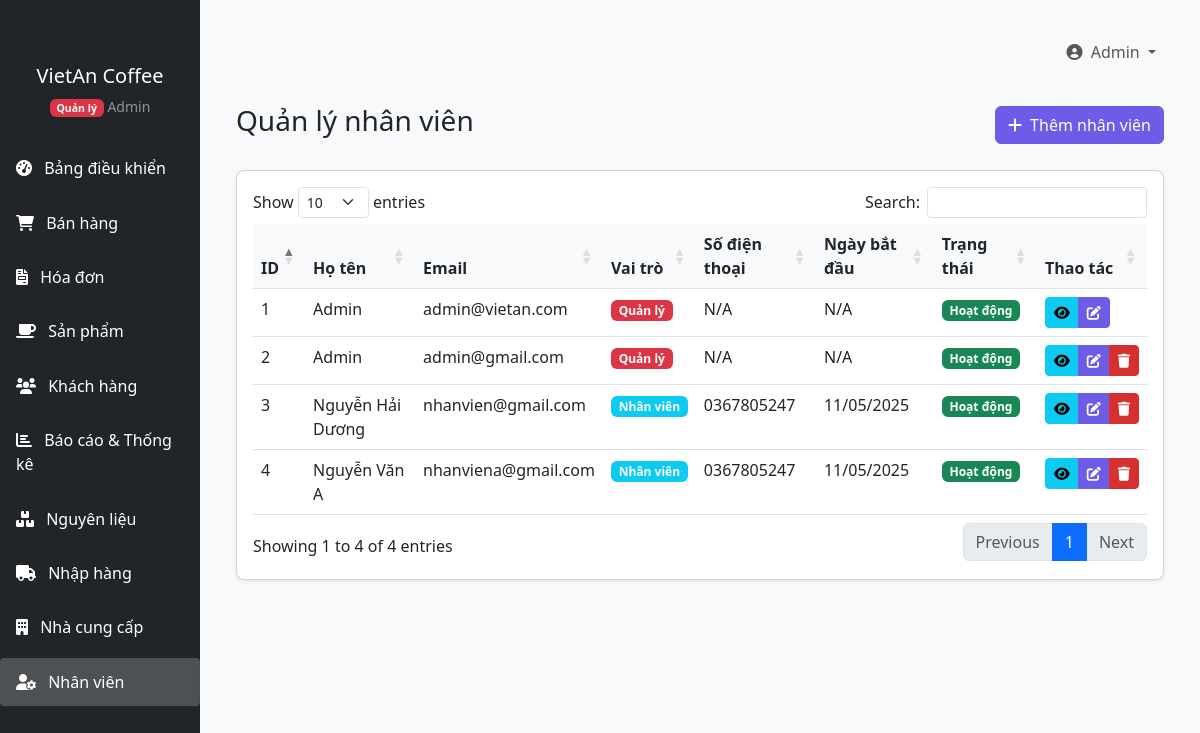
Screenshot of /QuanLyCafe/index.php?page=users (signed in) with the database file from the repository.
### tables this page shows
CREATE TABLE `users` (
  `id` int(11) NOT NULL,
  `name` varchar(100) NOT NULL,
  `email` varchar(100) NOT NULL,
  `password` varchar(255) NOT NULL,
  `role` enum('admin','staff') NOT NULL,
  `phone` varchar(20) DEFAULT NULL,
  `address` text DEFAULT NULL,
  `gender` enum('male','female','other') DEFAULT NULL,
  `birth_date` date DEFAULT NULL,
  `hire_date` date DEFAULT NULL,
  `status` enum('active','inactive') DEFAULT 'active',
  `created_at` timestamp NOT NULL DEFAULT current_timestamp(),
  `updated_at` timestamp NOT NULL DEFAULT current_timestamp() ON UPDATE current_timestamp()
);

### QuanLyCafe/models/User.php (called while the page is built, shortened)
<?php
class User {
    private $conn;
    public function __construct($db) {
        $this->conn = $db;
    }
    public function getAll() {
        $query = "SELECT * FROM users ORDER BY name ASC";
        $result = $this->conn->query($query);
        return $result->fetch_all(MYSQLI_ASSOC);
    }
}

### QuanLyCafe/includes/functions.php (called while the page is built, shortened)
<?php
function getCurrentUserId() {
    return isset($_SESSION['user_id']) ? $_SESSION['user_id'] : null;
}
function formatDate($date, $format = 'd/m/Y') {
    return date($format, strtotime($date));
}

### QuanLyCafe/views/users/index.php (the view)
<?php include 'includes/header.php'; ?>
<div class="container-fluid">
    <div class="d-flex justify-content-between align-items-center mb-4">
        <h1 class="h3">Quản lý nhân viên</h1>
        <a href="index.php?page=users&action=create" class="btn btn-primary">
            <i class="fas fa-plus me-1"></i> Thêm nhân viên
        </a>
    </div>
    <div class="card">
        <div class="card-body">
            <div class="table-responsive">
                <table class="table table-hover datatable">
                    <thead>
                        <tr>
                            <th>ID</th>
                            <th>Họ tên</th>
                            <th>Email</th>
                            <th>Vai trò</th>
                            <th>Số điện thoại</th>
                            <th>Ngày bắt đầu</th>
                            <th>Trạng thái</th>
                            <th>Thao tác</th>
                        </tr>
                    </thead>
                    <tbody>
                        <?php if (empty($users)): ?>
                            <tr>
                                <td colspan="8" class="text-center">Không có dữ liệu</td>
                            </tr>
                        <?php else: ?>
                            <?php foreach ($users as $item): ?>
                                <tr>
                                    <td><?php echo $item['id']; ?></td>
                                    <td><?php echo $item['name']; ?></td>
                                    <td><?php echo $item['email']; ?></td>
                                    <td>
                                        <?php if ($item['role'] == 'admin'): ?>
                                            <span class="badge bg-danger">Quản lý</span>
                                        <?php else: ?>
                                            <span class="badge bg-info">Nhân viên</span>
                                        <?php endif; ?>
                                    </td>
                                    <td><?php echo $item['phone'] ? $item['phone'] : 'N/A'; ?></td>
                                    <td><?php echo $item['hire_date'] ? formatDate($item['hire_date']) : 'N/A'; ?></td>
                                    <td>
                                        <?php if ($item['status'] == 'active'): ?>
                                            <span class="badge bg-success">Hoạt động</span>
                                        <?php else: ?>
                                            <span class="badge bg-secondary">Không hoạt động</span>
                                        <?php endif; ?>
                                    </td>
                                    <td>
                                        <div class="btn-group">
                                            <a href="index.php?page=users&action=view&id=<?php echo $item['id']; ?>" class="btn btn-sm btn-info" data-bs-toggle="tooltip" title="Xem chi tiết">
                                                <i class="fas fa-eye"></i>
                                            </a>
                                            <a href="index.php?page=users&action=edit&id=<?php echo $item['id']; ?>" class="btn btn-sm btn-primary" data-bs-toggle="tooltip" title="Sửa">
                                                <i class="fas fa-edit"></i>
                                            </a>
                                            <?php if ($item['id'] != getCurrentUserId()): ?>
                                                <a href="index.php?page=users&action=delete&id=<?php echo $item['id']; ?>" class="btn btn-sm btn-danger btn-delete" data-bs-toggle="tooltip" title="Xóa">
                                                    <i class="fas fa-trash"></i>
                                                </a>
                                            <?php endif; ?>
                                        </div>
                                    </td>
                                </tr>
                            <?php endforeach; ?>
                        <?php endif; ?>
                    </tbody>
                </table>
            </div>
        </div>
    </div>
</div>
<?php include 'includes/footer.php'; ?>

### QuanLyCafe/assets/css/style.css (style rules this page uses)
body { font-family: 'Segoe UI', Tahoma, Geneva, Verdana, sans-serif; background-color: #f8f9fa; }
.card { border-radius: 0.5rem; box-shadow: 0 0.125rem 0.25rem rgba(0, 0, 0, 0.075); margin-bottom: 1.5rem; }
.btn-primary { background-color: #6c5ce7; border-color: #6c5ce7; }
.btn-danger { background-color: #d63031; border-color: #d63031; }
.table th { font-weight: 600; background-color: #f8f9fa; }

### rows the page displays
users: id "1", name "Admin", email "admin@vietan.com", role "Quản lý", shows "N/A", status "Hoạt động"
users: id "2", name "Admin", email "admin@gmail.com", role "Quản lý", shows "N/A", status "Hoạt động"
users: id "3", name "Nguyễn Hải Dương", email "nhanvien@gmail.com", role "Nhân viên", phone "0367805247", hire_date "11/05/2025", status "Hoạt động"
users: id "4", name "Nguyễn Văn A", email "nhanviena@gmail.com", role "Nhân viên", phone "0367805247", hire_date "11/05/2025", status "Hoạt động"

### other values shown
getCurrentUserName() "Admin"
